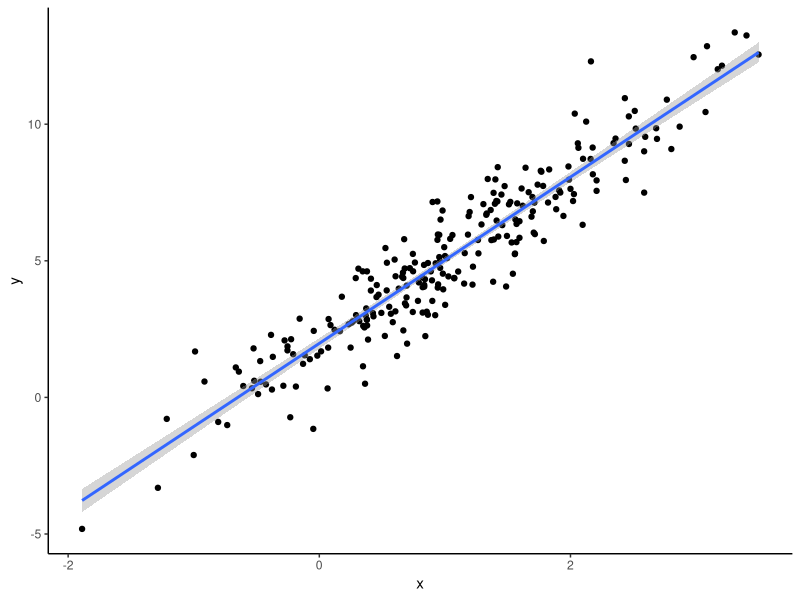
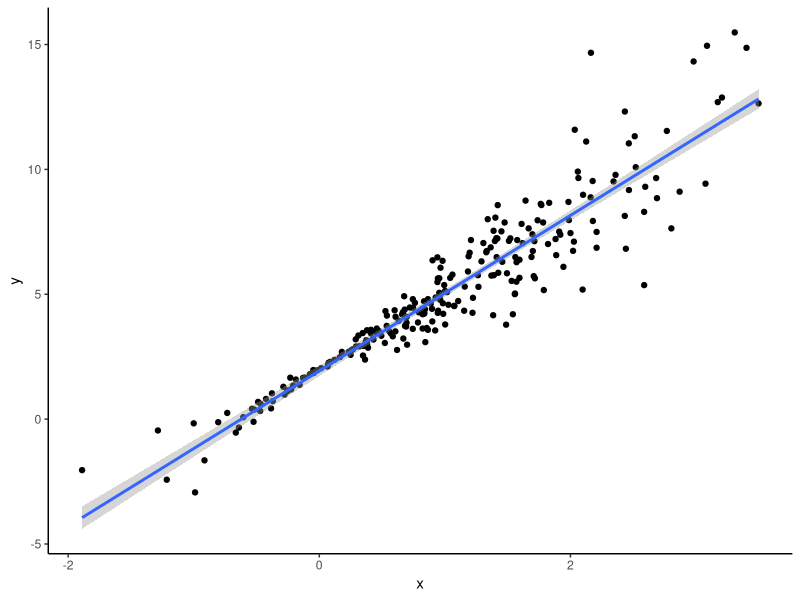
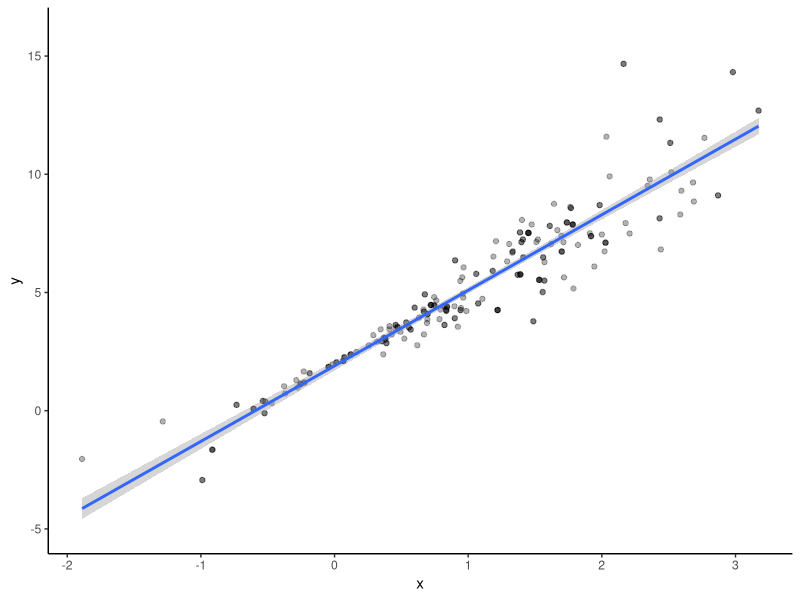
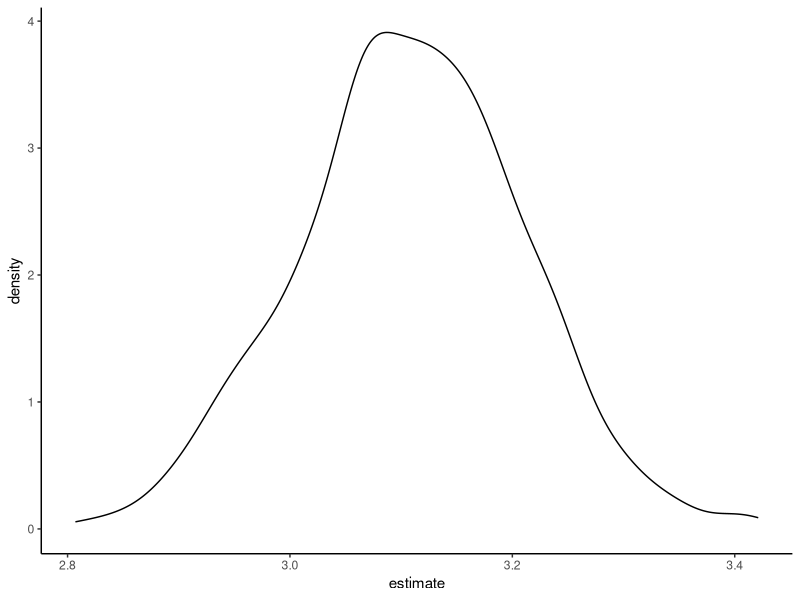

The R script that drew these images, in order:
## ---- chunk 1
library(tidyverse)
library(modelr)

knitr::opts_chunk$set(
  fig.width = 6,
  fig.asp = .6,
  out.width = '90%'
)

theme_set(theme_classic() + theme(legend.position = 'bottom'))

options(
  ggplot2.continous.colour = 'viridis_d',
  ggplot2.continous.fill = 'viridis_d'
)

scalr_colour_discrete = scale_color_viridis_d
scale_fill_discrete = scale_fill_viridis_d

set.seed(1)
## ---- chunk 2
n_samp = 250

sim_df_const = 
  tibble(
    x = rnorm(n_samp, 1, 1),
    error = rnorm(n_samp, 0, 1),
    y = 2 + 3 * x + error
  )

sim_df_nonconst = sim_df_const %>% 
  mutate(
  error = error * .75 * x,
  y = 2 + 3 * x + error
)
## ---- chunk 3
sim_df_const %>% 
  ggplot(aes(x = x, y = y)) +
  geom_point() +
  geom_smooth(method = 'lm')

sim_df_nonconst %>% 
  ggplot(aes(x = x, y = y)) +
  geom_point() +
  geom_smooth(method = 'lm')
## ---- chunk 4
boot_sample = function(df) {
  
  sample_frac(df, replace = TRUE) %>% 
    arrange(x)
  
}
## ---- chunk 5
boot_sample(sim_df_nonconst) %>% 
  ggplot(aes(x = x, y = y)) +
  geom_point(alpha = .3) +
  geom_smooth(method = 'lm') +
  ylim(-5, 16)
## ---- chunk 6
boot_sample(sim_df_nonconst) %>% 
  lm(y ~ x, data = .) %>% 
  broom::tidy()
## ---- chunk 7
boot_straps = 
  tibble(
    strap_number = 1:1000,
    strap_sample = rerun(1000, boot_sample(sim_df_nonconst))
  )
## ---- chunk 8
boot_result = 
  boot_straps %>% 
  mutate(
    models = map(.x = strap_sample, ~lm(y ~ x, data = .x)),
    results = map(models, broom::tidy)
  ) %>% 
  select(strap_number, results) %>% 
  unnest(results)
## ---- chunk 9
boot_result %>% 
  group_by(term) %>% 
  summarize(
    mean_est = mean(estimate),
    sd_est = sd(estimate)
  )
## ---- chunk 10
boot_result %>% 
  filter(term == 'x') %>% 
  ggplot(aes(x = estimate)) +
  geom_density()
## ---- chunk 11
boot_result %>% 
  group_by(term) %>% 
  summarize(
    ci_lower = quantile(estimate, 0.025),
    ci_upper = quantile(estimate, 0.975)
  )
## ---- chunk 12
sim_df_nonconst %>% 
  bootstrap(1000, id = "strap_number") %>% 
  mutate(
    models = map(.x = strap, ~lm(y ~ x, data = .x)),
    results = map(models, broom::tidy)
  ) %>% 
  select(strap_number, results) %>% 
  unnest(results) %>%
  group_by(term) %>% 
  summarize(
    mean_est = mean(estimate),
    sd_est = sd(estimate)
  )
  
